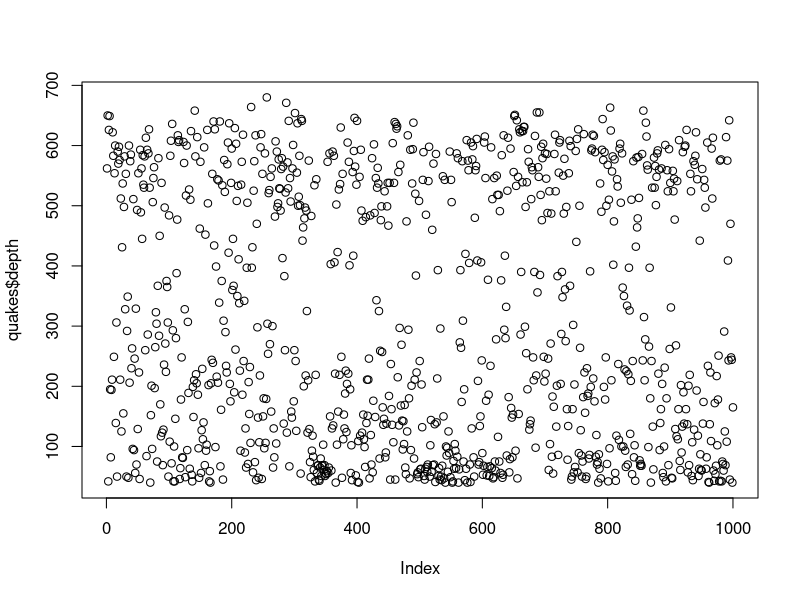
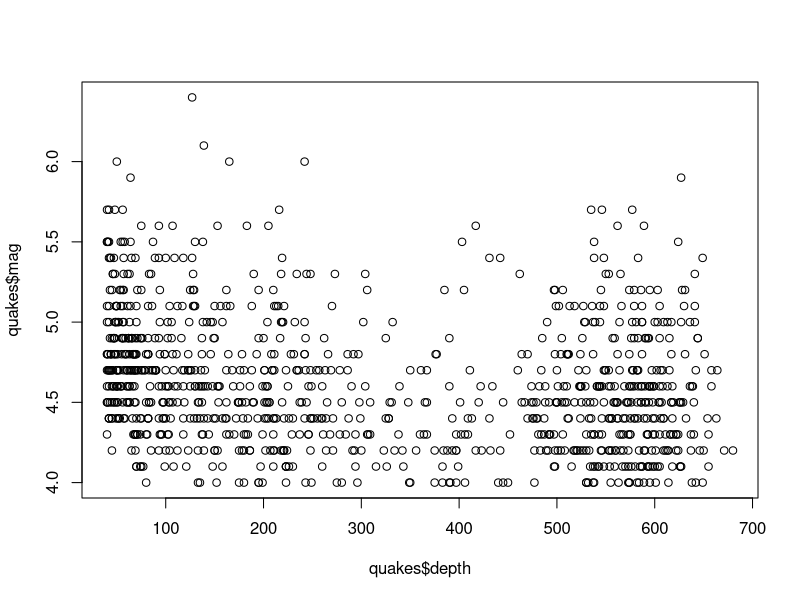
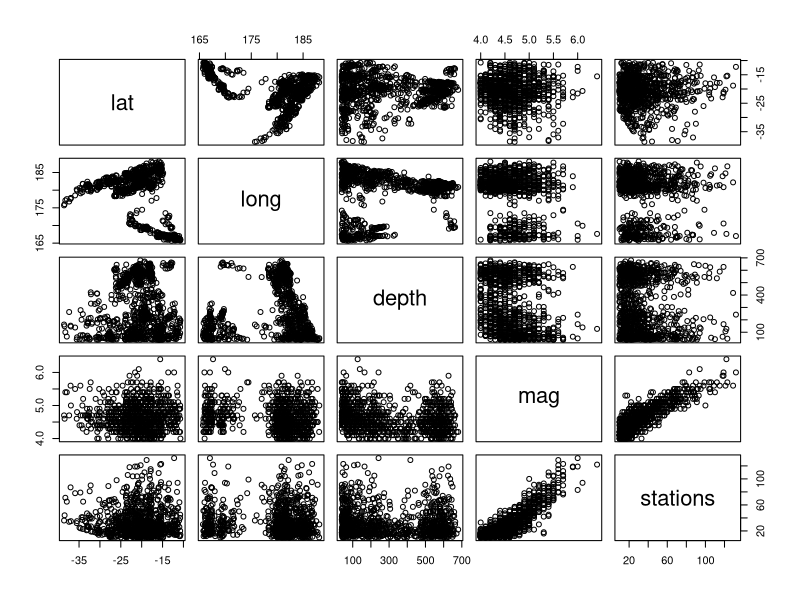
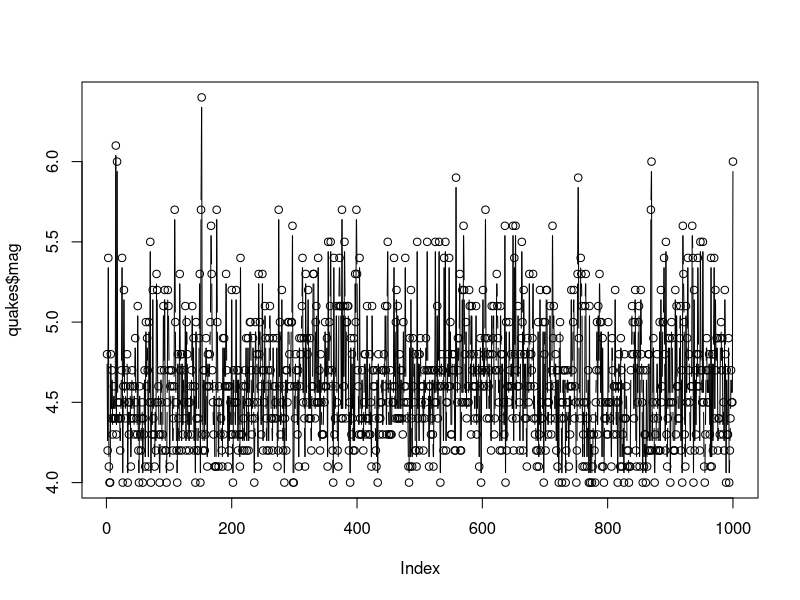
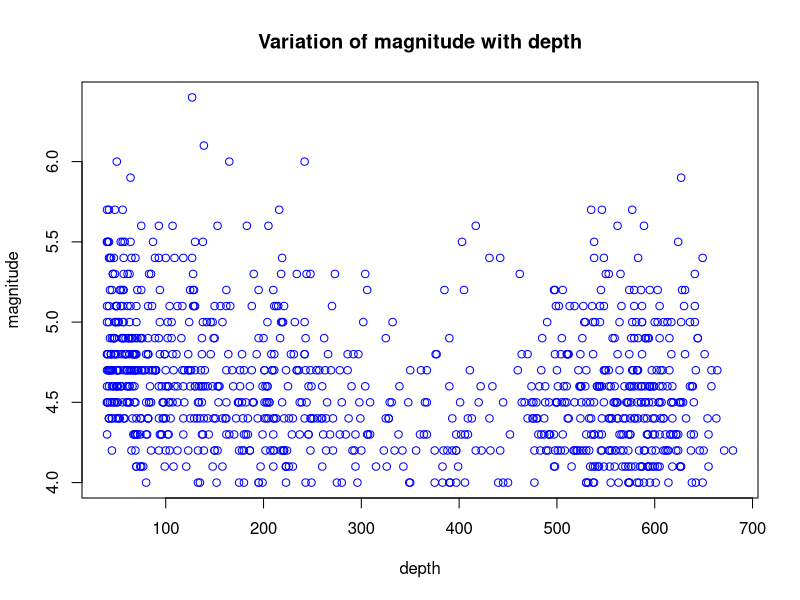
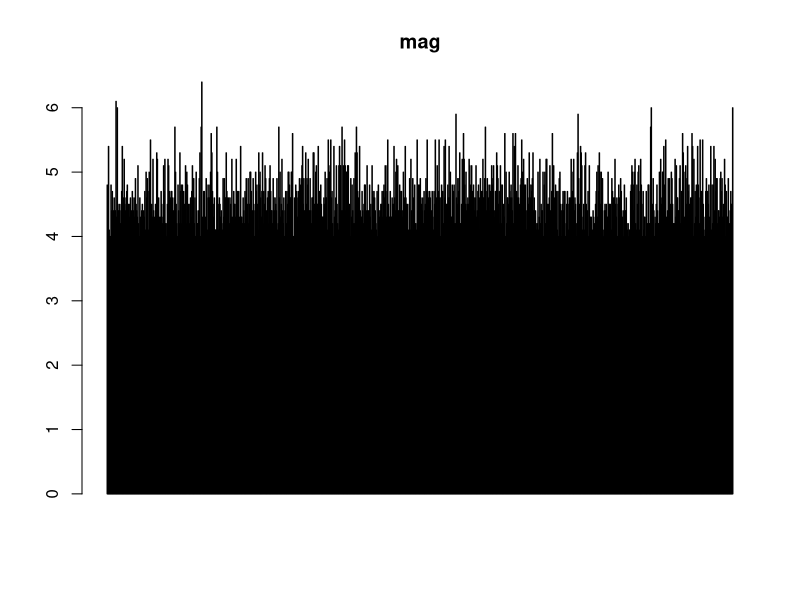
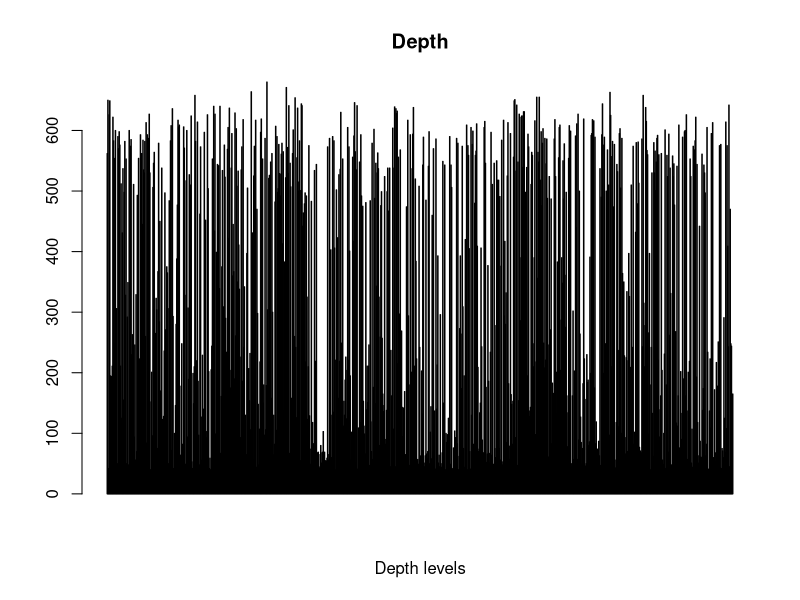
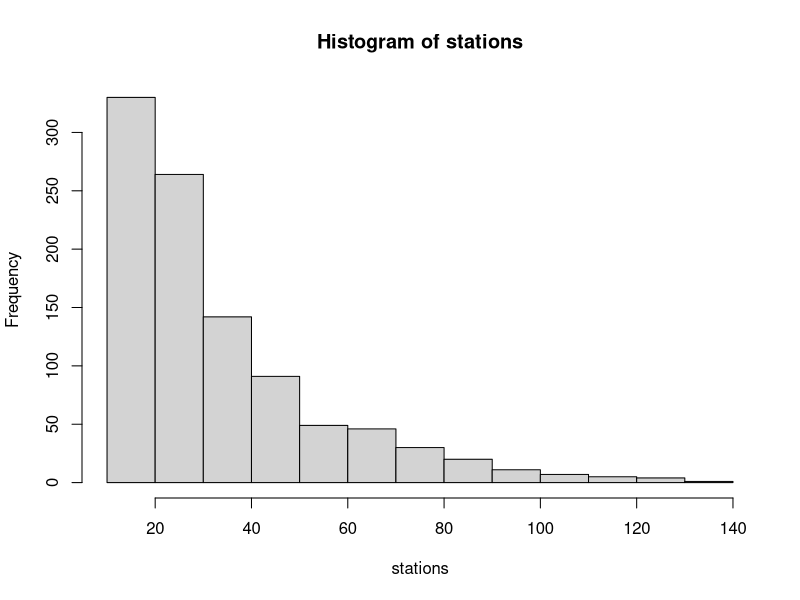

These charts were generated, in order, by the following R code:
data("quakes") # extracting the data set quakes
head(quakes) # first 6 rows
tail(quakes) # first 6 colums
quakes[ ,c(1,2)] # printing the all the rows and 1nd 2nd column
quakes$lat
summary(quakes) # summary of the data set 
plot(quakes$depth) 
plot(quakes$depth,quakes$mag)
plot(quakes)
# plot and lines
plot(quakes$mag,type='b')
plot(quakes$depth,quakes$mag,xlab="depth",ylab="magnitude",main="Variation of magnitude with depth",type='p',col='blue')
barplot(quakes$mag,main="mag",horiz =F,col='blue')
barplot(quakes$depth, main = 'Depth',
        xlab = 'Depth levels', col= 'blue',horiz = F)
# histogram
attach(quakes)
hist(stations)
hist(stations,main="Different stations",xlab="No of stations",col='Red')
boxplot(quakes)
boxplot(quakes[,c(1:5)],main="Multiple")

par(mfrow=c(3,3),mar=c(2,5,2,1),  las=1, bty="o")
plot(stations)
sd(depth,na.rm=T) # calculating the standard deviation of the depth column in data set quakes
